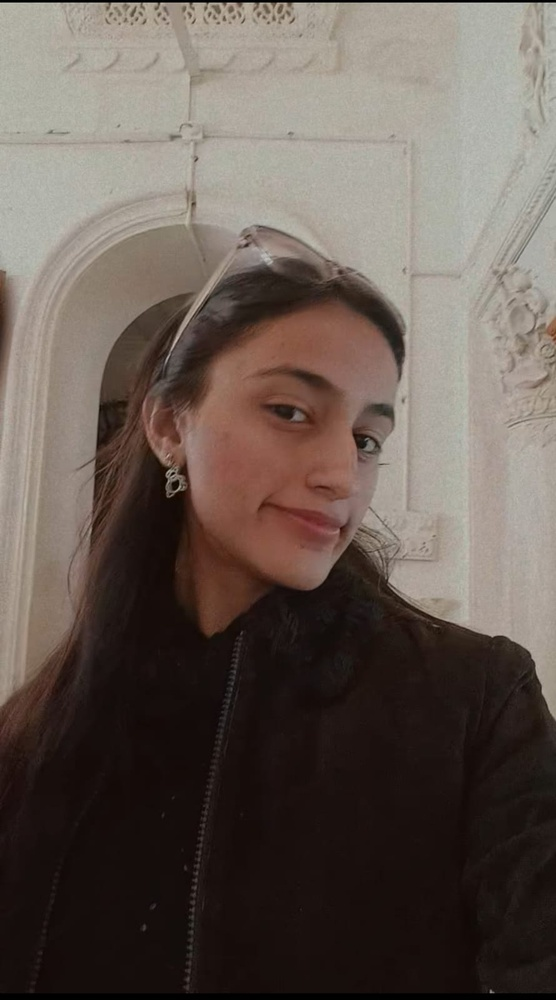
#> input picture faces/Aayushi Sabharwal/WhatsApp Image 2025-07-07 at 20.55.13(1).jpeg, 556 x 1000 px, shrunk from 890 x 1600 before the run, found by its file name; its folder holds only this picture in this run
$ python faces_train.py
#> lines starting #> are read from the running program, lines starting #| are printed output that depends on the picture
import os
import cv2 as cv
import numpy as np

# List of people (labels)
people = ['Aayushi Sabharwal' , 'Ben afflek', 'elton john', 'jerry seinfield', 'madonna', 'mindy kaling']

# Haar cascade for face detection
haar_cascade = cv.CascadeClassifier('haarcascade_frontalface_default.xml')

# Directory containing face folders
DIR = r'C:\Users\INTEL\Desktop\OPENCV\faces'

# Data containers
features = []  # Cropped face images
labels = []    # Corresponding numeric labels

def create_train():
    for person in people:
        path = os.path.join(DIR, person)
        label = people.index(person)

        for img in os.listdir(path):
            img_path = os.path.join(path, img)

            img_array = cv.imread(img_path)
#> img_array is the input picture: shape (1000, 556, 3); mean B, G, R 82.7, 90, 101.7
            if img_array is None:
                print(f"[WARNING] Failed to read image: {img_path}. Skipping.")
                continue

            gray = cv.cvtColor(img_array, cv.COLOR_BGR2GRAY)
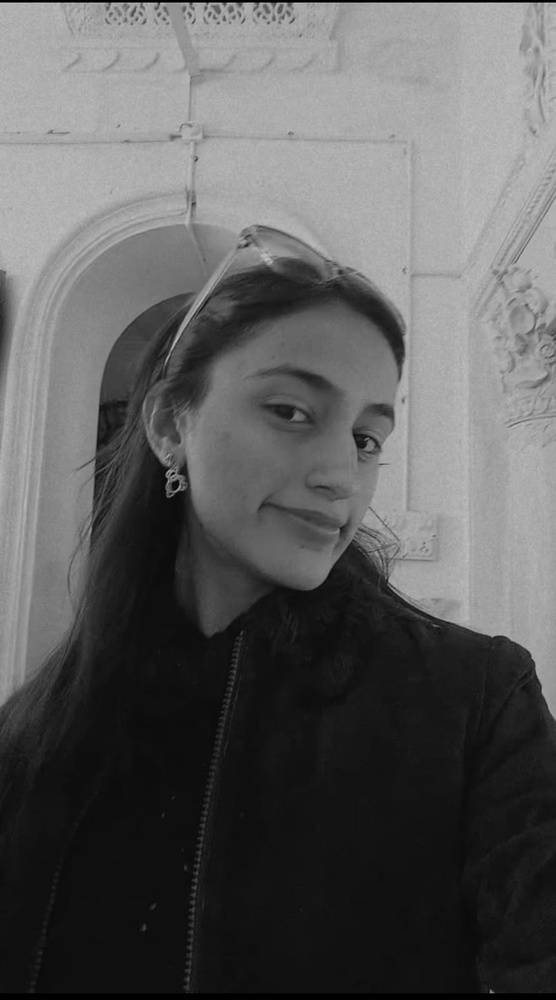
#> gray: shape (1000, 556); min 0, max 195, mean 92.7
            faces_rect = haar_cascade.detectMultiScale(gray, scaleFactor=1.1, minNeighbors=3)
#> faces_rect = [[187, 321, 259, 259], [185, 208, 280, 280]]

            for (x, y, w, h) in faces_rect:
                faces_roi = gray[y:y+h, x:x+w]
                features.append(faces_roi)
                labels.append(label)
#> this loop made 2 passes
#> pass 1, in create_train, `faces_roi = gray[y:y+h, x:x+w]`:
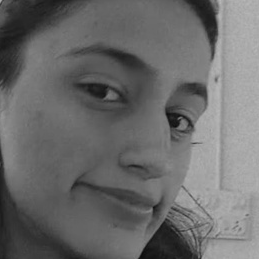
#> faces_roi: shape (259, 259); min 11, max 184, mean 107
#> pass 2, in create_train, `faces_roi = gray[y:y+h, x:x+w]`:
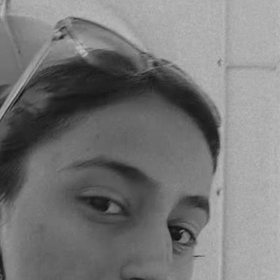
#> faces_roi: shape (280, 280); min 11, max 191, mean 119.5
#> after the loop, features = 2 items; labels = [0, 0]
#> pass 2 of the loop in create_train, `for person in people:`:
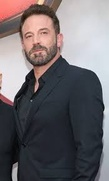
#> input picture faces/Ben afflek/images1.jpg, 109 x 181 px, shrunk from 174 x 289 before the run, found by its file name
#> in create_train, img_array is the input picture: shape (181, 109, 3); mean B, G, R 106.9, 103.1, 108.6
#> in create_train, `gray = cv.cvtColor(img_array, cv.COLOR_BGR2GRAY)`:
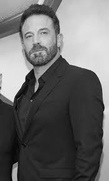
#> gray: shape (181, 109); min 1, max 250, mean 105.2
#> faces_rect = [[15, 15, 48, 48]]
#> the loop in create_train, `for (x, y, w, h) in faces_rect:` made 1 pass
#> pass 1, in create_train, `faces_roi = gray[y:y+h, x:x+w]`:
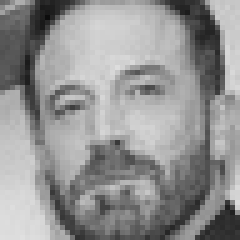
#> faces_roi: shape (48, 48) (shown 5 times larger); min 13, max 224, mean 146.8
#> after the loop in create_train, `for (x, y, w, h) in faces_rect:`: features = 3 items; labels = [0, 0, 1]

#> (the run stopped early here; a loop or call above may not have finished)
